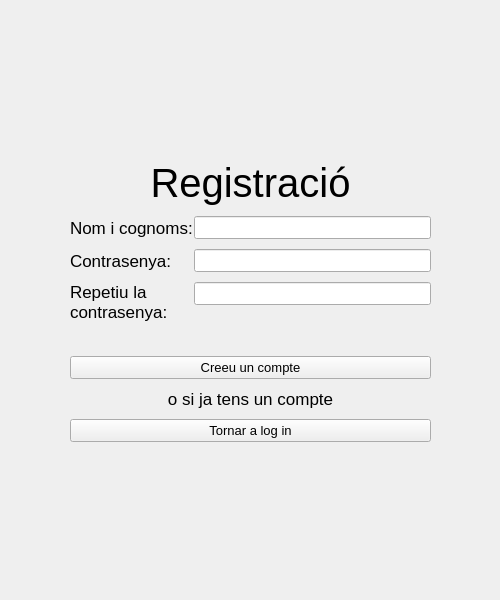
<?xml version="1.0" encoding="UTF-8"?>
<ui version="4.0">
 <class>RegWidget</class>
 <widget class="QWidget" name="RegWidget">
  <property name="geometry">
   <rect>
    <x>0</x>
    <y>0</y>
    <width>500</width>
    <height>600</height>
   </rect>
  </property>
  <property name="minimumSize">
   <size>
    <width>500</width>
    <height>600</height>
   </size>
  </property>
  <property name="windowTitle">
   <string>Reg</string>
  </property>
  <widget class="QWidget" name="formLayoutWidget">
   <property name="geometry">
    <rect>
     <x>70</x>
     <y>60</y>
     <width>361</width>
     <height>481</height>
    </rect>
   </property>
   <layout class="QFormLayout" name="main_layout">
    <property name="sizeConstraint">
     <enum>QLayout::SetDefaultConstraint</enum>
    </property>
    <property name="labelAlignment">
     <set>Qt::AlignBottom|Qt::AlignLeading|Qt::AlignLeft</set>
    </property>
    <property name="formAlignment">
     <set>Qt::AlignCenter</set>
    </property>
    <property name="horizontalSpacing">
     <number>1</number>
    </property>
    <property name="verticalSpacing">
     <number>10</number>
    </property>
    <item row="0" column="0" colspan="2">
     <widget class="QLabel" name="logInLabel">
      <property name="font">
       <font>
        <family>Arial</family>
        <pointsize>30</pointsize>
       </font>
      </property>
      <property name="layoutDirection">
       <enum>Qt::LeftToRight</enum>
      </property>
      <property name="locale">
       <locale language="English" country="Kenya"/>
      </property>
      <property name="text">
       <string>Registració</string>
      </property>
      <property name="textFormat">
       <enum>Qt::AutoText</enum>
      </property>
      <property name="alignment">
       <set>Qt::AlignBottom|Qt::AlignHCenter</set>
      </property>
     </widget>
    </item>
    <item row="1" column="0">
     <widget class="QLabel" name="nameLabel">
      <property name="font">
       <font>
        <pointsize>13</pointsize>
       </font>
      </property>
      <property name="text">
       <string>Nom i cognoms:</string>
      </property>
      <property name="alignment">
       <set>Qt::AlignLeading|Qt::AlignLeft|Qt::AlignVCenter</set>
      </property>
     </widget>
    </item>
    <item row="1" column="1">
     <widget class="QLineEdit" name="nameLineEdit">
      <property name="font">
       <font>
        <pointsize>10</pointsize>
       </font>
      </property>
      <property name="text">
       <string/>
      </property>
     </widget>
    </item>
    <item row="2" column="0">
     <widget class="QLabel" name="passwordLabel">
      <property name="font">
       <font>
        <pointsize>13</pointsize>
       </font>
      </property>
      <property name="text">
       <string>Сontrasenya:</string>
      </property>
     </widget>
    </item>
    <item row="2" column="1">
     <widget class="QLineEdit" name="passwordLineEdit">
      <property name="font">
       <font>
        <pointsize>10</pointsize>
       </font>
      </property>
     </widget>
    </item>
    <item row="5" column="0" colspan="2">
     <widget class="QPushButton" name="createButton">
      <property name="font">
       <font>
        <pointsize>10</pointsize>
       </font>
      </property>
      <property name="text">
       <string>Creeu un compte</string>
      </property>
     </widget>
    </item>
    <item row="7" column="0" colspan="2">
     <widget class="QPushButton" name="backButton">
      <property name="font">
       <font>
        <pointsize>10</pointsize>
       </font>
      </property>
      <property name="text">
       <string>Tornar a log in</string>
      </property>
     </widget>
    </item>
    <item row="6" column="0" colspan="2">
     <widget class="QLabel" name="textLabel">
      <property name="font">
       <font>
        <pointsize>13</pointsize>
       </font>
      </property>
      <property name="text">
       <string>o si ja tens un compte</string>
      </property>
      <property name="alignment">
       <set>Qt::AlignCenter</set>
      </property>
     </widget>
    </item>
    <item row="4" column="0" colspan="2">
     <widget class="QLabel" name="statusLabel">
      <property name="text">
       <string/>
      </property>
     </widget>
    </item>
    <item row="3" column="0">
     <widget class="QLabel" name="reppasswordLabel">
      <property name="font">
       <font>
        <pointsize>13</pointsize>
       </font>
      </property>
      <property name="text">
       <string>Repetiu la
contrasenya:</string>
      </property>
     </widget>
    </item>
    <item row="3" column="1">
     <widget class="QLineEdit" name="reppasswordLineEdit">
      <property name="font">
       <font>
        <pointsize>10</pointsize>
       </font>
      </property>
     </widget>
    </item>
   </layout>
  </widget>
 </widget>
 <resources/>
 <connections/>
</ui>
